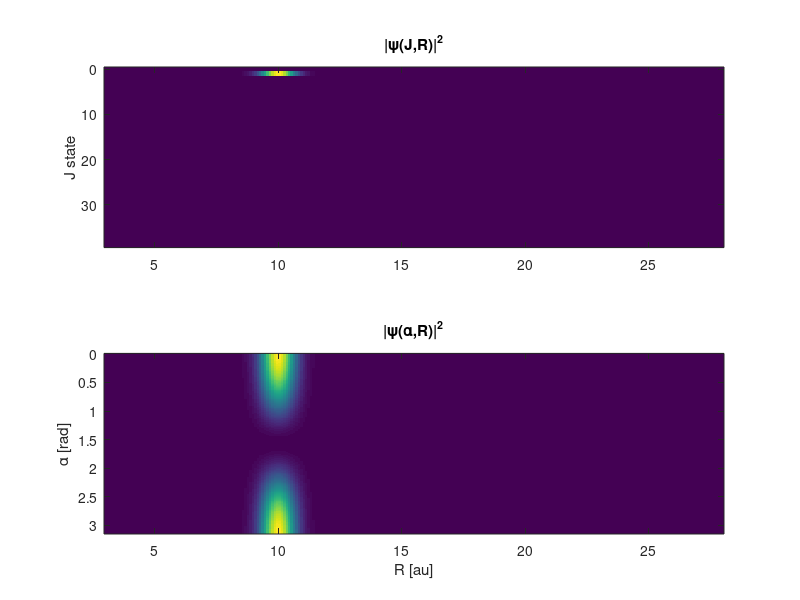

The MATLAB source for this figure:
% let psi be a solution of a TDSE, psi_v(J,R), a func of vibration, rotation, int dist.
% for simplicity we only include J,R (seperating vib from rot)
clear all
%representing psi(R,alpha) we need to project J-states to Legendre:
rgrid=linspace(3,28,2^8)'; % in atomic units
jmax=39; % just high enough # for strong fields

PSI=zeros(jmax+1,numel(rgrid));
PSI(2,:)=exp(-(rgrid-10).^2);
PSI=PSI./sum(PSI(:));

n_alpha=200; % sampling etc
alpha_grid=linspace(0,pi,n_alpha);
cos_alpha_grid=cos(alpha_grid);
% the assumption here is for a parallel cos^2 transition
% if we want to emulate a perpendicular transition then change
% cos_alpha_grid=sin(alpha_grid);

Y=zeros(jmax+1,n_alpha);
Yo=Y;
for n=0:jmax+1-1
    L=legendre(n,cos_alpha_grid);
    Y(n+1,:)=L(1,:);
    Yo(n+1,:)=L(1,:).*sqrt(sin(alpha_grid));
end

rescaling_factor=diag(Yo*Yo.');
Y=Y./sqrt(repmat(rescaling_factor,[1 n_alpha]));
YT=Y.';

%consider for representation:
%alpha_grid=linspace(-pi/2,pi/2,n_alpha);
%Y=circshift(Y,[0 n_alpha/2]);
%YT=circshift(YT,[0 n_alpha/2]);

rho=abs(YT*PSI).^2;%+abs(YT*PSI_e).^2; % for ground and excited state case

rho=rho./sum(rho(:));

% plot to check
subplot(2,1,1); imagesc(rgrid,0:jmax,abs(PSI).^2); title('|\psi(J,R)|^2'); ylabel('J state');
subplot(2,1,2); imagesc(rgrid,alpha_grid,rho); title('|\psi(\alpha,R)|^2');xlabel('R [au]'); ylabel('\alpha [rad]')
 